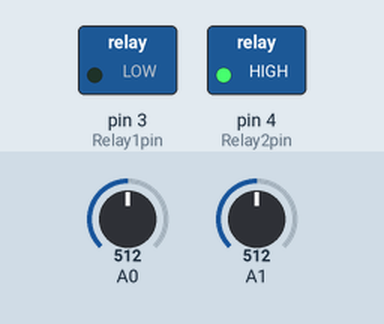
This sketch was run on a simulated Arduino Uno, built with avr-gcc and run on an emulated ATmega328P. Parts: switched loads named in the sketch (green lamp = pin HIGH). The test bench sets the inputs (shaded band); at power-on: A0 = 512, A1 = 512. What the sketch prints to the serial monitor is not drawn.

Above: at 0.1 s.
Timing chart, 0 to 1.6 s (numbered marks = the images above):
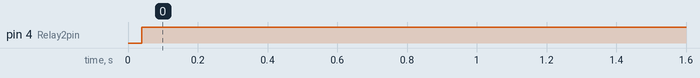

The sketch:

V_A_Relay.ino.ino
```cpp
/*voltage sensor*/
int analogInput = A0;
float vout = 0.0;
float vin = 0.0;
float R1 = 30000.0; //
float R2 = 7500.0; //
int value = 0;
/*Acs712 sensor*/
const int ACS = A1;
int mVperAmp =100; // use 100 for 20A Module and 66 for 30A Module
int RawValue= 0;
int ACSoffset = 2500;
double Voltage = 0;
double current = 0;
double avgAmps=0;
/*time*/
int a=0;
/*Relay*/
int Relay1pin=3;
int Relay2pin=4;
/***************************************/
void setup() {
Serial.begin(9600);
pinMode(0, INPUT);
pinMode(Relay1pin,OUTPUT);
pinMode(Relay2pin,OUTPUT);
Serial.println("CLEARDATA"); //clears up any data left from previous projects

Serial.println("LABEL,Time,Voltage,Current"); //always write LABEL, so excel knows the next things will be the names of the columns (instead of Acolumn you could write Time for instance)
Serial.println("RESETTIMER"); //resets timer to 0
}
/***************************************/
void loop() {
/*Volge srensor*/
float sumVolts=0;
for (int i=0; i<100; i++) {
value = analogRead(0);
vout = (value * 4.98) / 1024.0; // see text
vin = vout / (R2/(R1+R2));
sumVolts += vin;
}
float avgVolts = sumVolts/100;
/*Acs712 average*/
float sumAmps=0;
for (int j=0; j<100; j++) {
int RawValue = analogRead(1);
float Voltage = (RawValue / 1024.0) * 5000; // Gets you mV
float current = ((Voltage - ACSoffset) / mVperAmp);
sumAmps += current;
 }
float avgAmps = sumAmps/100;

/*Relay*/
if(avgVolts<0.7)
{
digitalWrite(Relay1pin,HIGH);/*1路開*/
digitalWrite(Relay2pin,LOW);/*2路關*/
}
if(avgVolts>5.4)
{
digitalWrite(Relay1pin,LOW);/*1路關*/
digitalWrite(Relay2pin,HIGH);/*2路開*/
}
/*PLX-DAQ2*/
Serial.print("DATA");
Serial.print(",");
Serial.print(a);
Serial.print(",");
Serial.print(avgVolts,2);
Serial.print(",");
Serial.print(avgAmps,2);
Serial.println("");
/*延遲5秒*/
a=a+5;
delay(5000);
}
```

Measured:
- by itself, pin 4 (Relay2pin): LOW → HIGH at 0.04 s
